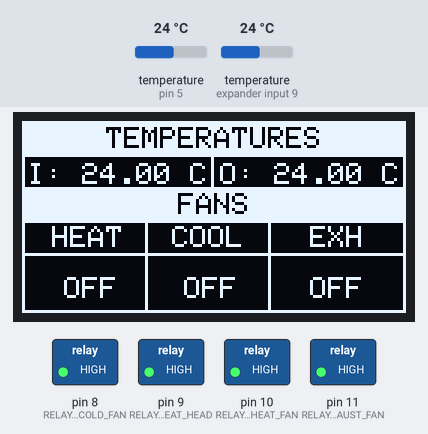
The program below on a simulated Arduino Uno, built with avr-gcc and run on an emulated ATmega328P. Parts: 128×64 one-colour display, switched loads named in the program (green lamp = pin HIGH). Inputs (shaded band) come from the test bench; at power-on: temperature (sensors on expander input 9, pin 5) 24 °C. The display library's start-up logo is not drawn.

Above: at 3.4 s.
3.5 s: temperature (sensor on expander input 9) set to 19.5 °C
At 5.6 s:
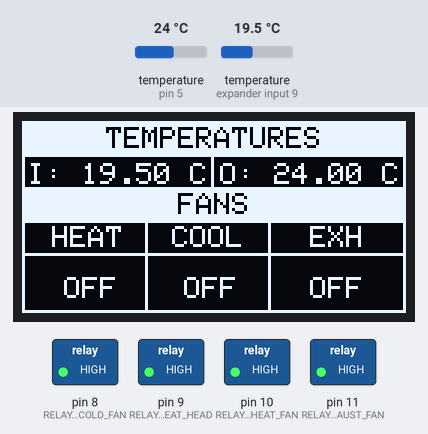
6.2 s: temperature (sensor on expander input 9) set to 18.4 °C
At 7.5 s:
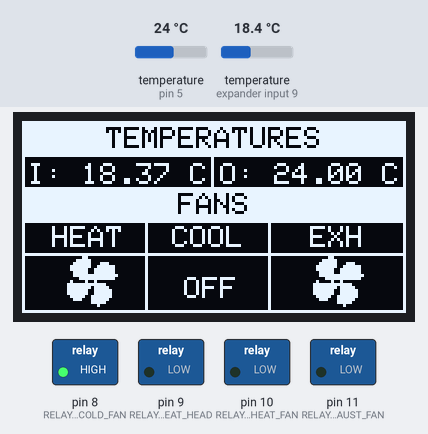
8.9 s: temperature (sensor on pin 5) set to 12 °C
At 11.3 s:
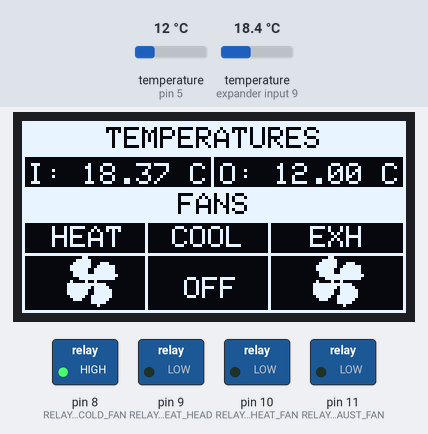
11.6 s: temperature (sensor on expander input 9) set to 28 °C
At 13.2 s:
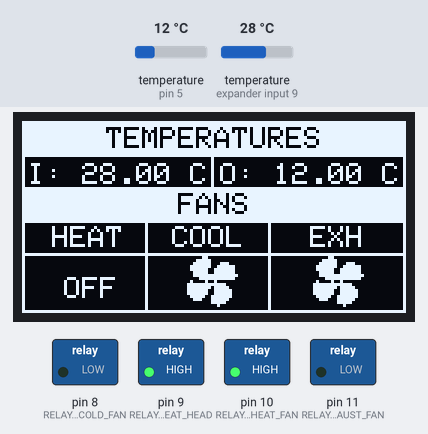
14.3 s: temperature (sensor on expander input 9) set to 25.7 °C
At 16.7 s:
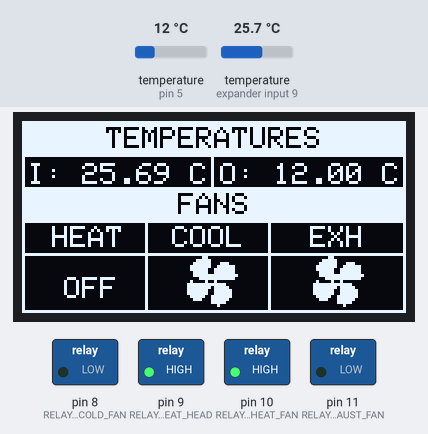
17.0 s: temperature (sensor on expander input 9) set to 24.3 °C
At 18.8 s:
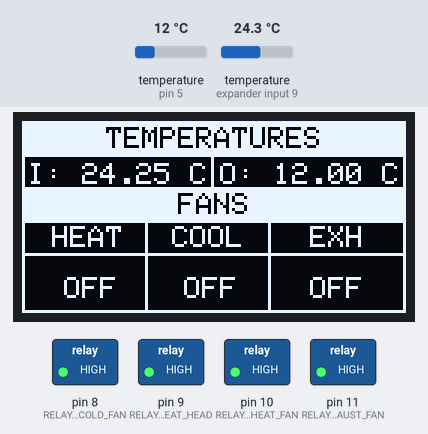
Timing chart, 0 to 20.3 s (numbered marks = the images above; inputs shaded):
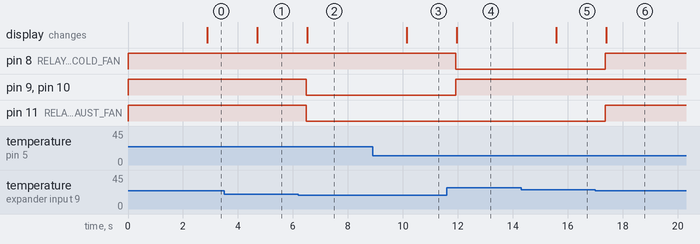

The program:

main.cpp
```cpp
#include <Arduino.h>
#include <OneWire.h>
#include <DallasTemperature.h>
#include <Wire.h>
#include <Adafruit_GFX.h>
#include <Adafruit_SSD1306.h>

// Display definition
#define SCREEN_WIDTH 128
#define SCREEN_HEIGHT 64
#define OLED_RESET -1

// Min temperature inside the enclosure
#define MIN_TEMP 19.00
// Max temperature inside the enclosure
#define MAX_TEMP 25.00

// Define the fan relay pins
#define RELAY_PIN_COLD_FAN 8     // Relay IN1
#define RELAY_PIN_HEAT_HEAD 9    // Relay IN2
#define RELAY_PIN_HEAT_FAN 10     // Relay IN3
#define RELAY_PIN_EXHAUST_FAN 11  // Relay IN4

// Define the temperature probe pin
#define ONEWIRE_BUS_PIN 5

// Create display object
Adafruit_SSD1306 display(SCREEN_WIDTH, SCREEN_HEIGHT, &Wire, OLED_RESET);

// Create the sensor object
OneWire oneWire(ONEWIRE_BUS_PIN);
DallasTemperature sensors(&oneWire);

// Variables to store values from the sensors
float insideTemp = 0.00;
float outsideTemp = 0.00;

// Addresses of the sensors
uint8_t insideSensor[8] = {0x28, 0x48, 0xE2, 0x75, 0xD0, 0x01, 0x3C, 0x7A};
uint8_t outsideSensor[8] = {0x28, 0xF8, 0x0E, 0x75, 0xD0, 0x01, 0x3C, 0x86};

// Fan activation
bool coolFan = false;
bool heatFan = false;
bool exhaustFan = false;

// Fan icon
const unsigned char fanBMP [] PROGMEM = {
	0x03, 0x00, 0x00, 0x0f, 0x80, 0x00, 0x1f, 0x8e, 0x00, 0x3f, 0x9f, 0x80, 0x3f, 0x3f, 0x80, 0x1f,
	0x3f, 0x80, 0x1f, 0xff, 0xc0, 0x07, 0xff, 0x80, 0x21, 0x20, 0x00, 0x7f, 0xfc, 0x00, 0x7f, 0xbe,
	0x00, 0x7f, 0x3f, 0x00, 0x7f, 0x3f, 0x00, 0x3e, 0x7f, 0x00, 0x1c, 0x7e, 0x00, 0x00, 0x7c, 0x00,
	0x00, 0x10, 0x00
};

#define FAN_HEIGHT 24
#define FAN_WIDTH 24

// Declare functions
void displayTemp();
void setFans();

// Setup the arduino
void setup() {
  sensors.begin();

  // Set the relays to HIGH to turn them off
  digitalWrite(RELAY_PIN_COLD_FAN,HIGH);
  digitalWrite(RELAY_PIN_HEAT_HEAD, HIGH);
  digitalWrite(RELAY_PIN_HEAT_FAN, HIGH);
  digitalWrite(RELAY_PIN_EXHAUST_FAN, HIGH);

  // Fan relay pins as output
  pinMode(RELAY_PIN_COLD_FAN, OUTPUT);
  pinMode(RELAY_PIN_HEAT_HEAD, OUTPUT);
  pinMode(RELAY_PIN_HEAT_FAN, OUTPUT);
  pinMode(RELAY_PIN_EXHAUST_FAN, OUTPUT);

  // SSD1306_SWITCHCAPVCC = generate display voltage from 3.3V internally
  if (!display.begin(SSD1306_SWITCHCAPVCC, 0x3c)) {
    Serial.println(F("SSD1306 allocation failed"));
    for(;;); // Don't proceed, loop forever
  }

  // Show initial display buffer contents on the screen --
  // the library initializes this with an Adafruit splash screen.
  display.display();
  delay(1000); // Pause for 1 second
}

// Endless loop
void loop() {
  delay(1000);

  // Interrogate the sensors
  sensors.requestTemperatures();

  // Get the temperatures
  outsideTemp = sensors.getTempC(outsideSensor);
  insideTemp = sensors.getTempC(insideSensor);

  // Act on temperatures - testing
  if(insideTemp <= MIN_TEMP) {
    heatFan = true;
    exhaustFan = true;
    coolFan = false;
  } else if (insideTemp >= MAX_TEMP) {
    heatFan = false;
    exhaustFan = true;
    coolFan = true;
  } else {
    heatFan = false;
    exhaustFan = false;
    coolFan = false;
  }

  // Set the fan status
  setFans();

  // Display the temperatures
  displayTemp();
}

// Display function
void displayTemp() {
  // Clear the display
  display.clearDisplay();
  //Set the color - always use white despite actual display color
  display.setTextColor(WHITE);
  //Set the font size
  display.setTextSize(1);
  // Draw a rectangle across the whole perimeter of the screen
  display.drawRect(0, 0, display.width(), display.height(), SSD1306_WHITE);

  // Temperatures title
  display.setCursor(display.width()/2 - 36, 2);
  display.drawRect(0, 0, display.width(), 12, SSD1306_WHITE);
  display.fillRect(0, 0, display.width(), 12, WHITE);
  display.setTextColor(BLACK, WHITE);
  display.print("TEMPERATURES");
  display.setTextColor(WHITE);

  // Draw 2 rectangles for the temperatures
  display.drawRect(0,11, display.width()/2, 12, SSD1306_WHITE);
  display.drawRect(display.width()/2 - 1, 11, display.width(), 12, SSD1306_WHITE);
  //Set the cursor coordinates
  display.setCursor(2,14);
  display.print("I: ");
  display.print(insideTemp);
  display.print(" C");
  display.setCursor(display.width()/2 + 2, 14);
  display.print("O: ");
  display.print(outsideTemp);
  display.print(" C");

  // Fans title
  display.drawRect(0, 22, display.width(), 12, SSD1306_WHITE);
  display.fillRect(0, 22, display.width(), 12, WHITE);
  display.setCursor(display.width()/2 - 12, 24);
  display.setTextColor(BLACK, WHITE);
  display.print("FANS");
  display.setTextColor(WHITE);

  // Fan logic
  // Draw saparations
  display.drawRect(0, 33, 42, display.height(), SSD1306_WHITE);
  display.drawRect(41, 33, 42, display.height(), SSD1306_WHITE);
  display.drawLine(0, 44, display.width(), 44, SSD1306_WHITE);

  // Heating
  display.setCursor(10,35);
  display.print("HEAT");
  display.setCursor(14, 52);
  if(heatFan) {
    //display.print("ON");
    display.drawBitmap(14, 45, fanBMP, 18, 17, WHITE);
  } else {
    display.print("OFF");
  }

  // Cooling
  display.setCursor(50,35);
  display.print("COOL");
  display.setCursor(54, 52);
  if(coolFan) {
    display.drawBitmap(54, 45, fanBMP, 18, 17, WHITE);
    //display.print("ON");
  } else {
    display.print("OFF");
  }

  // Exhaust
  display.setCursor(96,35);
  display.print("EXH");
  display.setCursor(96, 52);
  if(exhaustFan) {
    display.drawBitmap(96, 45, fanBMP, 18, 17, WHITE);
    //display.print("ON");
  } else {
    display.print("OFF");
  }

  // Display
  display.display();
}

// Set the fans on/off status
void setFans() {
  // Manage cooling
  if(coolFan)
    digitalWrite(RELAY_PIN_COLD_FAN, LOW);
  else
    digitalWrite(RELAY_PIN_COLD_FAN, HIGH);

  // Manage heating
  if(heatFan) {
    digitalWrite(RELAY_PIN_HEAT_FAN, LOW);
    digitalWrite(RELAY_PIN_HEAT_HEAD, LOW);
  } else {
    digitalWrite(RELAY_PIN_HEAT_FAN, HIGH);
    digitalWrite(RELAY_PIN_HEAT_HEAD, HIGH);
  }

  // Manage exhaust
  if(exhaustFan)
    digitalWrite(RELAY_PIN_EXHAUST_FAN, LOW);
  else
    digitalWrite(RELAY_PIN_EXHAUST_FAN, HIGH);
}
```

Measured:
- the behaviour switches between 19.1 and 19 °C on temperature (sensor on expander input 9) (found by bisection; images 1 and 2)
- the behaviour switches between 25 and 24.9 °C on temperature (sensor on expander input 9) (found by bisection; images 5 and 6)
- after the input at 3.5 s, the display: changes after 1.2 s (image 1)
- after the input at 6.2 s, pin 9 (RELAY_PIN_HEAT_HEAD), pin 10 (RELAY_PIN_HEAT_FAN), pin 11 (RELAY_PIN_EXHAUST_FAN): HIGH → LOW after 0.28 s; the display: changes after 0.31 s (image 2)
- after the input at 8.9 s, the display: changes after 1.2 s (image 3)
- after the input at 11.6 s, pin 8 (RELAY_PIN_COLD_FAN): HIGH → LOW after 0.32 s; pin 9 (RELAY_PIN_HEAT_HEAD), pin 10 (RELAY_PIN_HEAT_FAN): LOW → HIGH after 0.32 s; the display: changes after 0.36 s (image 4)
- after the input at 14.3 s, the display: changes after 1.3 s (image 5)
- after the input at 17.0 s, pin 8 (RELAY_PIN_COLD_FAN), pin 11 (RELAY_PIN_EXHAUST_FAN): LOW → HIGH after 0.36 s; the display: changes after 0.40 s (image 6)
